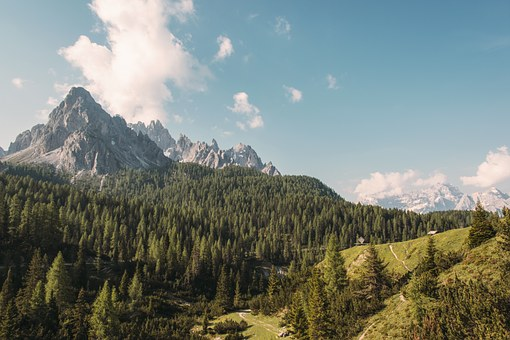
#> input picture moutain.jpg, 510 x 340 px, found by its file name
$ python test1.py
#> lines starting #> are read from the running program, lines starting #| are printed output that depends on the picture
import cv2
import numpy as np
import matplotlib.image as mpimg
import matplotlib.pyplot as plt
from mpl_toolkits.mplot3d import Axes3D
imbgr = cv2.imread('F:/Project/FDD/moutain.jpg')
#> imbgr is the input picture: shape (340, 510, 3); mean B, G, R 121.1, 128.7, 120.4
imrgb = cv2.cvtColor(imbgr, cv2.COLOR_BGR2RGB)
imlab=cv2.cvtColor(imbgr,cv2.COLOR_BGR2LAB)
#> imlab: shape (340, 510, 3); mean of channels 0, 1, 2 132.7, 124.6, 131.7
# Show the original image and individual color channels
plt.figure(0)
plt.subplot(2,2,1)
plt.imshow( imrgb )
plt.subplot(2,2,2)
plt.imshow(imbgr[:,:,0], cmap='Blues')
plt.subplot(2,2,3)
plt.imshow(imbgr[:,:,1], cmap='Greens')
plt.subplot(2,2,4)
plt.imshow(imbgr[:,:,2], cmap='Reds')
plt.show()
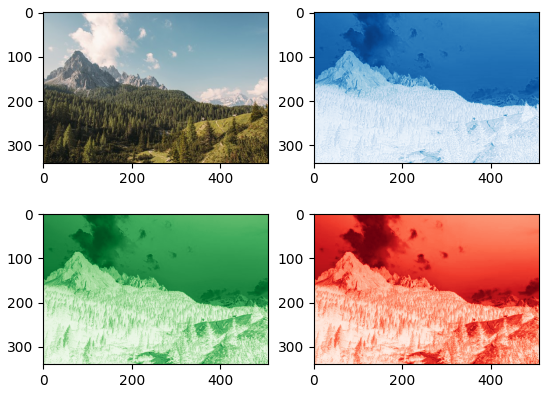
#> figure drawn by matplotlib, 4 panels
# show the LAB space iamge
plt.figure(1)
plt.subplot(2,2,1)
plt.imshow( imrgb )
plt.subplot(2,2,2)
plt.imshow(imlab[:,:,0], cmap='Greys')
plt.subplot(2,2,3)
plt.imshow(imbgr[:,:,1], cmap='cool')
plt.subplot(2,2,4)
plt.imshow(imbgr[:,:,2], cmap='cool')
plt.show()
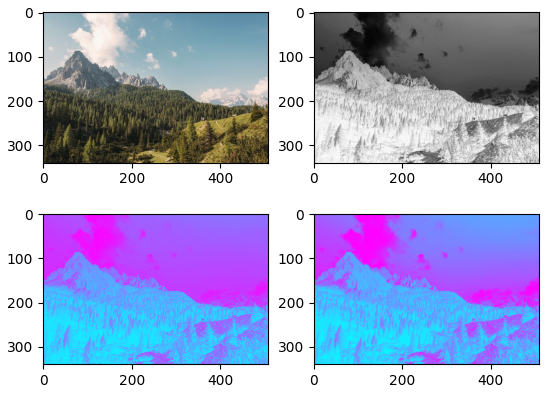
#> figure drawn by matplotlib, 4 panels
# contour map
plt.figure(2)
y = range( imlab.shape[0] )
x = range( imlab.shape[1] )
X, Y = np.meshgrid(x, y)
plt.contour( X, Y, imlab[:,:,0], 50 )
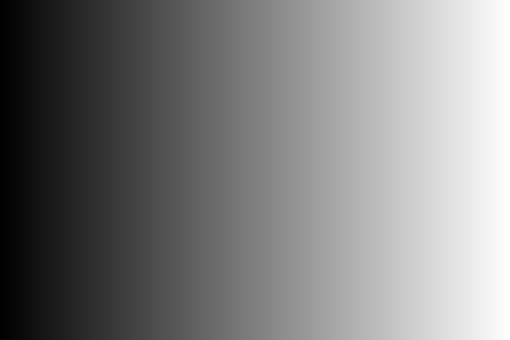
#> X: shape (340, 510) int64; min 0, max 509, mean 254.5; drawn with min black and max white
plt.show()
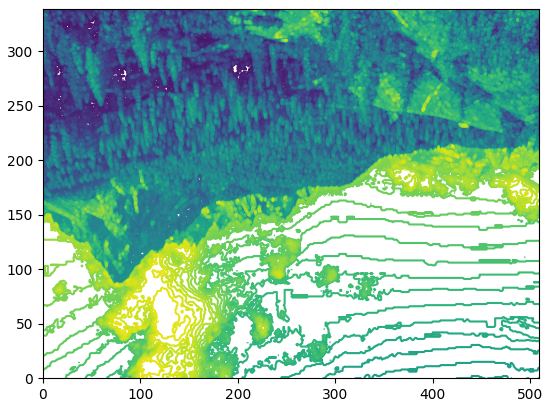
#> figure drawn by matplotlib, 1 panel
# surface map
plt.figure(3)
ax = plt.axes(projection='3d')
y = range( imlab.shape[0] )
x = range( imlab.shape[1] )
X, Y = np.meshgrid(x, y)
ax.plot_surface( X, Y, imlab[:,:,0] )
plt.show()
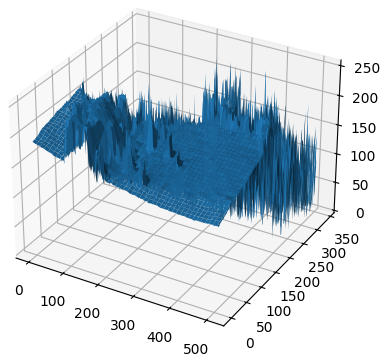
#> figure drawn by matplotlib, 1 panel

$ run again, with abstract-hexagon-3d-black-4k-wallpaper-2560x1080.jpg copied over moutain.jpg
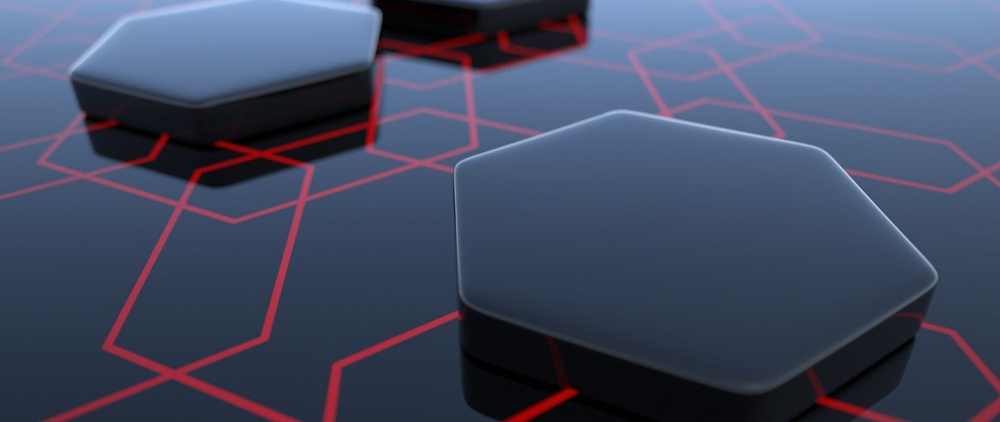
#> input picture abstract-hexagon-3d-black-4k-wallpaper-2560x1080.jpg, 1000 x 422 px, shrunk from 2560 x 1080 before the run, found by its file name
#> imbgr is the input picture: shape (422, 1000, 3); mean B, G, R 99.4, 75.2, 67.1
#> imlab: shape (422, 1000, 3); mean of channels 0, 1, 2 81.7, 131.4, 113.9
#> `plt.show()`:
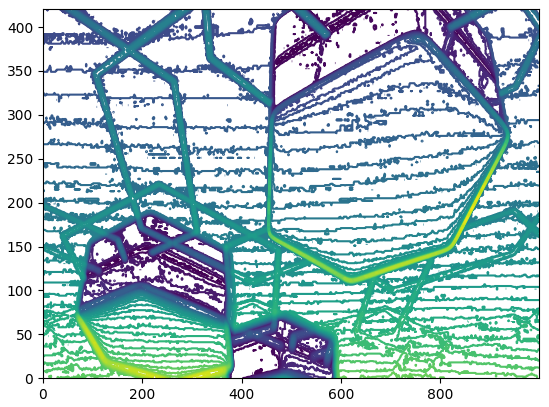
#> figure drawn by matplotlib, 1 panel
#> `plt.show()`:
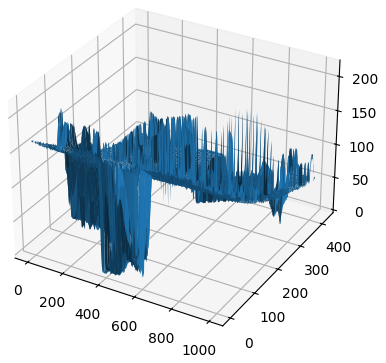
#> figure drawn by matplotlib, 1 panel

$ run again, with city.jpg copied over moutain.jpg
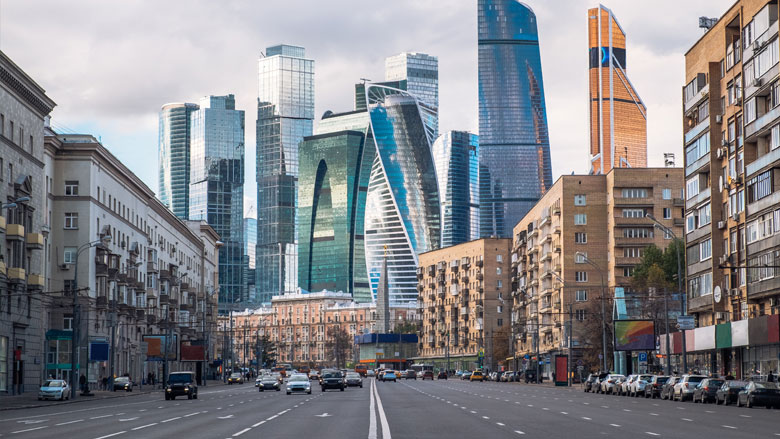
#> input picture city.jpg, 780 x 439 px, found by its file name
#> imbgr is the input picture: shape (439, 780, 3); mean B, G, R 136.8, 132.4, 131.7
#> imlab: shape (439, 780, 3); mean of channels 0, 1, 2 139, 129.4, 125.7
#> `plt.show()`:
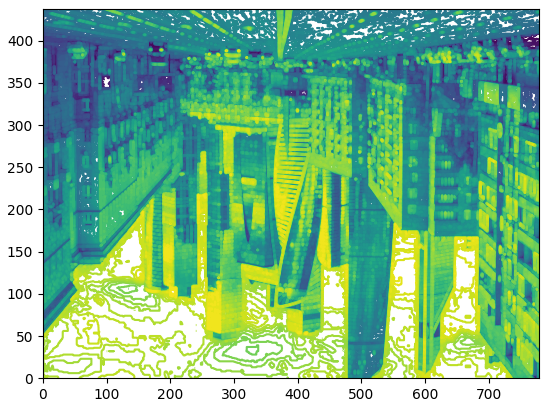
#> figure drawn by matplotlib, 1 panel
#> `plt.show()`:
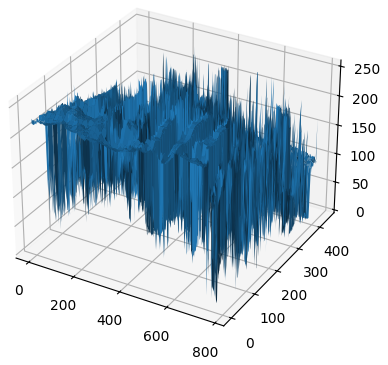
#> figure drawn by matplotlib, 1 panel
